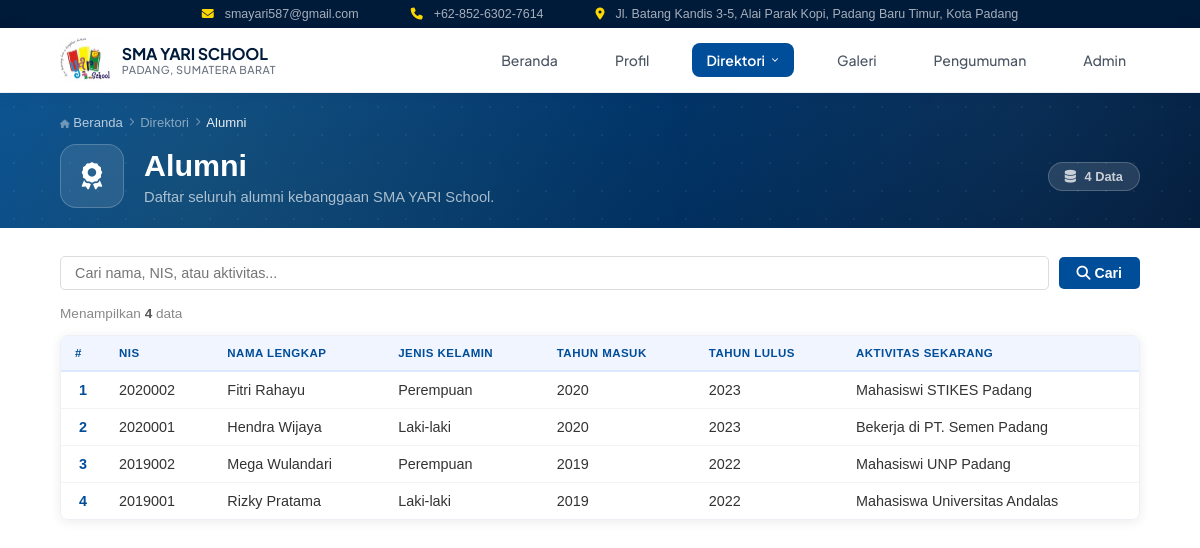
Page /direktori/direktori_alumni.php on the committed database.
### tables this page shows
CREATE TABLE `alumni` (
  `id` int(11) NOT NULL,
  `nis` varchar(20) NOT NULL,
  `nama_lengkap` varchar(100) NOT NULL,
  `jenis_kelamin` enum('Laki-laki','Perempuan') NOT NULL,
  `tahun_masuk` year(4) DEFAULT NULL,
  `tahun_lulus` year(4) DEFAULT NULL,
  `aktivitas_sekarang` varchar(200) DEFAULT NULL,
  `created_at` timestamp NOT NULL DEFAULT CURRENT_TIMESTAMP
);

### direktori/direktori_alumni.php (the view, shortened to what this page needs)
<?php include '../koneksi.php'; ?>
<!DOCTYPE html>
<html lang="id">
<head>
    <link rel="stylesheet" href="/project-web-sekolah/style.css">
    <link rel="stylesheet" href="https://cdnjs.cloudflare.com/ajax/libs/font-awesome/6.4.0/css/all.min.css">
</head>
<body>
<?php include '../header-content.php'; ?>
<?php
$search = trim($_GET['q'] ?? '');
$where  = '';
$result = mysqli_query($conn, "SELECT * FROM `alumni` $where ORDER BY nama_lengkap ASC");
$total  = $result ? mysqli_num_rows($result) : 0;
?>
<div class="dir-hero">
    <div class="container">
        <div class="dir-breadcrumb">
            <a href="/project-web-sekolah/index.php"><i class="fas fa-home"></i> Beranda</a>
            <i class="fas fa-chevron-right"></i>
            <span>Direktori</span>
            <i class="fas fa-chevron-right"></i>
            <span class="current">Alumni</span>
        </div>
        <div class="dir-hero-body">
            <div class="dir-hero-icon"><i class="fas fa-award"></i></div>
            <div class="dir-hero-text">
                <h1>Alumni</h1>
                <p>Daftar seluruh alumni kebanggaan SMA YARI School.</p>
            </div>
            <div class="dir-hero-badge">
                <i class="fas fa-database" style="margin-right:5px;"></i>
                <?php echo $total; ?> Data
            </div>
        </div>
    </div>
</div>
<div class="container dir-content">
    <form method="GET" action="direktori_alumni.php">
        <div class="dir-toolbar">
            <input type="text" name="q" placeholder="Cari nama, NIS, atau aktivitas..." value="<?php echo htmlspecialchars($search); ?>">
            <button type="submit"><i class="fas fa-search"></i> Cari</button>
        </div>
    </form>
    <div class="dir-stat">
        Menampilkan <strong><?php echo $total; ?></strong> data
    </div>
    <div class="table-wrap">
    <?php if ($result && $total > 0): ?>
    <table>
        <thead><tr>
                        <th>#</th>
                        <th>NIS</th>
                        <th>Nama Lengkap</th>
                        <th>Jenis Kelamin</th>
                        <th>Tahun Masuk</th>
                        <th>Tahun Lulus</th>
                        <th>Aktivitas Sekarang</th>
        </tr></thead>
        <tbody>
        <?php $no = 1; while ($row = mysqli_fetch_assoc($result)): ?>
            <tr>
                <td><?php echo $no++; ?></td>
                        <td><?php echo htmlspecialchars($row['nis'] ?? '-'); ?></td>
                        <td><?php echo htmlspecialchars($row['nama_lengkap'] ?? '-'); ?></td>
                        <td><?php echo htmlspecialchars($row['jenis_kelamin'] ?? '-'); ?></td>
                        <td><?php echo htmlspecialchars($row['tahun_masuk'] ?? '-'); ?></td>
                        <td><?php echo htmlspecialchars($row['tahun_lulus'] ?? '-'); ?></td>
                        <td><?php echo htmlspecialchars($row['aktivitas_sekarang'] ?? '-'); ?></td>
            </tr>
        <?php endwhile; ?>
        </tbody>
    </table>
    <?php endif; ?>
    </div>
</div>
</body>
</html>

### style.css (style rules this page uses)
* { margin: 0; padding: 0; box-sizing: border-box; font-family: sans-serif; }
.container { width: 90%; max-width: 1200px; margin: 0 auto; }

### direktori/direktori_alumni.php (style rules this page uses)
html { -ms-overflow-style: none; scrollbar-width: none; }
.dir-hero { background: linear-gradient(135deg, #004d99 0%, #002f5f 60%, #001a3a 100%); padding: 22px 0 20px; position: relative; overflow: hidden; }
.dir-hero::before { content: ''; position: absolute; inset: 0; background-image: radial-gradient(circle at 15% 60%, rgba(255,215,0,.08) 0%, transparent 50%), radial-gradient(circle at 85% 20%, rgba(255,255,255,.04) 0%, transparent 40%); }
.dir-hero::after { content: ''; position: absolute; inset: 0; background-image: radial-gradient(rgba(255,255,255,.06) 1px, transparent 1px); background-size: 28px 28px; }
.dir-hero .container { position: relative; z-index: 1; }
.dir-breadcrumb { display: flex; align-items: center; gap: 6px; font-size: .82em; color: rgba(255,255,255,.5); margin-bottom: 14px; }
.dir-breadcrumb a { color: rgba(255,255,255,.7); text-decoration: none; }
.dir-breadcrumb i { font-size: .65em; color: rgba(255,255,255,.4); }
.dir-breadcrumb .current { color: rgba(255,255,255,.9); }
.dir-hero-body { display: flex; align-items: center; gap: 20px; }
.dir-hero-icon { width:64px; height:64px; background:rgba(255,255,255,.1); border:1px solid rgba(255,255,255,.2); border-radius:16px; display:flex; align-items:center; justify-content:center; font-size:1.7rem; color:#fff; }
.dir-hero-text h1 { font-size: 1.9em; font-weight: 700; color: #fff; margin: 0 0 6px; }
.dir-hero-text p { color: rgba(255,255,255,.65); font-size: .92em; margin: 0; }
.dir-hero-badge { margin-left: auto; background: rgba(255,255,255,.12); border: 1px solid rgba(255,255,255,.2); color: rgba(255,255,255,.75); font-size: .8em; font-weight: 600; padding: 6px 16px; border-radius: 50px; white-space: nowrap; flex-shrink: 0; }
.dir-content { padding: 28px 0 50px; }
.dir-toolbar { display: flex; align-items: center; gap: 10px; margin-bottom: 16px; flex-wrap: wrap; }
.dir-toolbar input { flex: 1; min-width: 220px; border: 1px solid #ddd; border-radius: 5px; padding: 8px 14px; font-size: .9em; color: #333; outline: none; }
.dir-toolbar button { background: #004d99; color: #fff; border: none; border-radius: 5px; padding: 8px 18px; font-size: .88em; font-weight: 600; cursor: pointer; }
.dir-stat { font-size: .85em; color: #888; margin-bottom: 14px; }
.dir-stat strong { color: #555; }
.table-wrap { overflow-x: auto; border-radius: 8px; box-shadow: 0 2px 12px rgba(0,0,0,.08); border: 1px solid #eef0f5; }
table { width: 100%; border-collapse: collapse; background: #fff; font-size: .9em; }
thead { background: #f0f5ff; }
thead th { padding: 11px 14px; text-align: left; font-size: .8em; font-weight: 700; text-transform: uppercase; letter-spacing: .04em; color: #004d99; border-bottom: 2px solid #dce8ff; white-space: nowrap; }
tbody tr { border-bottom: 1px solid #f2f4f8; transition: background .12s; }
tbody tr:last-child { border-bottom: none; }
tbody td { padding: 10px 14px; color: #333; vertical-align: middle; }
tbody td:first-child { font-weight: 700; color: #004d99; width: 44px; text-align: center; }

### rows in the picture
alumni: nis "2020002", nama_lengkap "Fitri Rahayu", jenis_kelamin "Perempuan", tahun_masuk "2020", tahun_lulus "2023", aktivitas_sekarang "Mahasiswi STIKES Padang"
alumni: nis "2020001", nama_lengkap "Hendra Wijaya", jenis_kelamin "Laki-laki", tahun_masuk "2020", tahun_lulus "2023", aktivitas_sekarang "Bekerja di PT. Semen Padang"
alumni: nis "2019002", nama_lengkap "Mega Wulandari", jenis_kelamin "Perempuan", tahun_masuk "2019", tahun_lulus "2022", aktivitas_sekarang "Mahasiswi UNP Padang"
alumni: nis "2019001", nama_lengkap "Rizky Pratama", jenis_kelamin "Laki-laki", tahun_masuk "2019", tahun_lulus "2022", aktivitas_sekarang "Mahasiswa Universitas Andalas"

### other values in the picture
$total "4"
